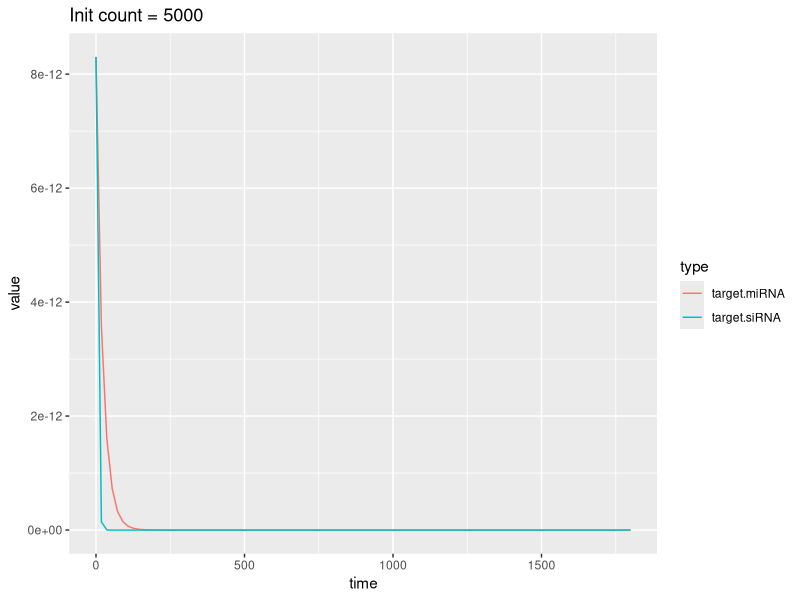
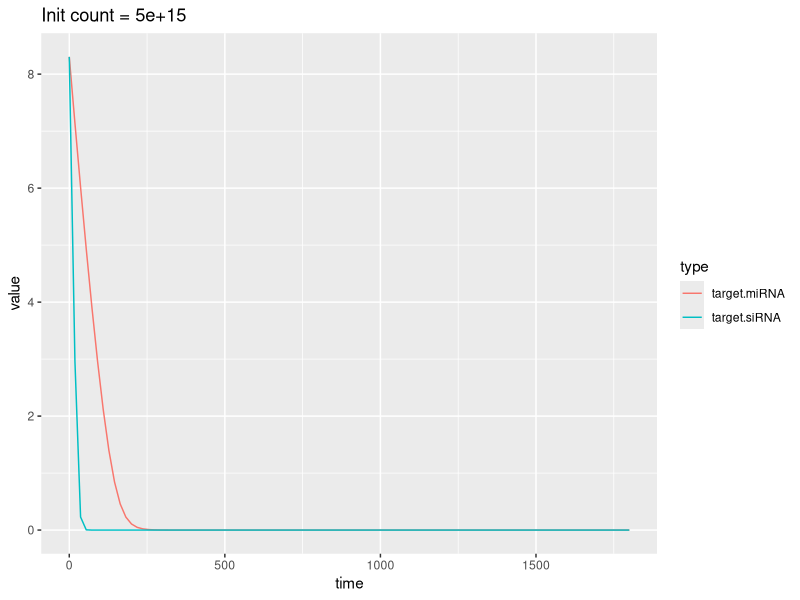

Generate these figures, in order, with R:
## ---- chunk 1
library(deSolve)
library(tidyverse)
## ---- chunk 2
nanomole <- 6.022e14


params_miRNA <- c(
  K_M = 1.7,#e-9,
  k_cat = 7.8e-2,
  #k_on = 3.9e8,
  E_0 = 1)

params_siRNA <- params_miRNA
params_siRNA["k_cat"] <- params_siRNA["k_cat"] * 5

#params_miRNA["k_off"] <- params_miRNA["K_M"] * params_miRNA["k_on"] - params_miRNA["k_cat"]
params_miRNA["V_max"] <- params_miRNA["k_cat"] * params_miRNA["E_0"]
params_siRNA["V_max"] <- params_siRNA["k_cat"] * params_siRNA["E_0"]

RNA_count_normal <- 5000
state <- c(target = RNA_count_normal / nanomole)

mm_cleaveage <- function(t, state, parameters) {
  with(as.list(c(state, parameters)), {
    rate_product <- (V_max * target) / (K_M + target)
    list(-rate_product)
  })
}

times <- seq(0,60*30, length.out = 100)
out.miRNA <- ode(y = state, times = times, func = mm_cleaveage, parms = params_miRNA)
out.siRNA <- ode(y = state, times = times, func = mm_cleaveage, parms = params_siRNA)

out.miRNA %>% as.data.frame() %>% rename(target.miRNA = target) %>% mutate(target.siRNA = out.siRNA[,"target"]) %>% gather("type", "value", -time) %>% ggplot(aes(x = time, y = value, color = type)) + geom_line() + ggtitle(paste0("Init count = ", RNA_count_normal))

RNA_count_oocyte <- 5e15
state <- c(target = RNA_count_oocyte / nanomole)
out.miRNA.oo <- ode(y = state, times = times, func = mm_cleaveage, parms = params_miRNA)
out.siRNA.oo <- ode(y = state, times = times, func = mm_cleaveage, parms = params_siRNA)

out.miRNA.oo %>% as.data.frame() %>% rename(target.miRNA = target) %>% mutate(target.siRNA = out.siRNA.oo[,"target"]) %>% gather("type", "value", -time) %>% ggplot(aes(x = time, y = value, color = type)) + geom_line() + ggtitle(paste0("Init count = ", RNA_count_oocyte))
